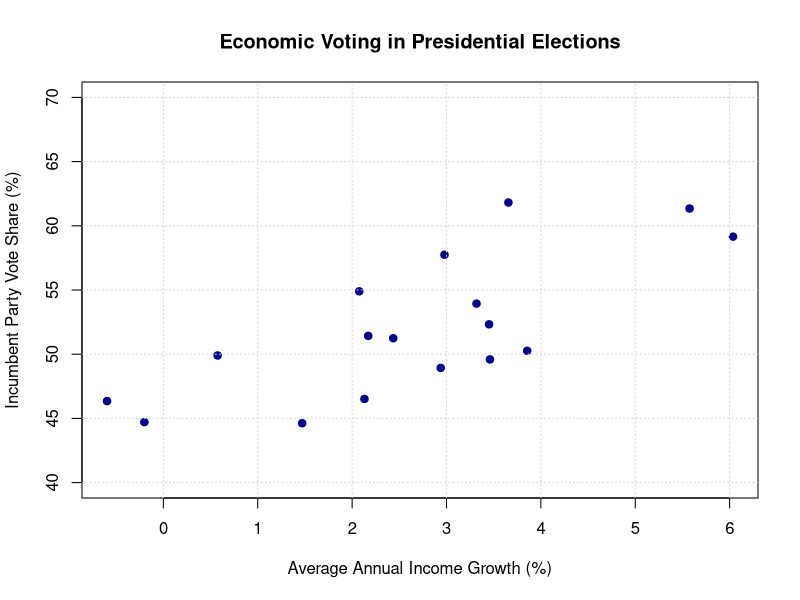
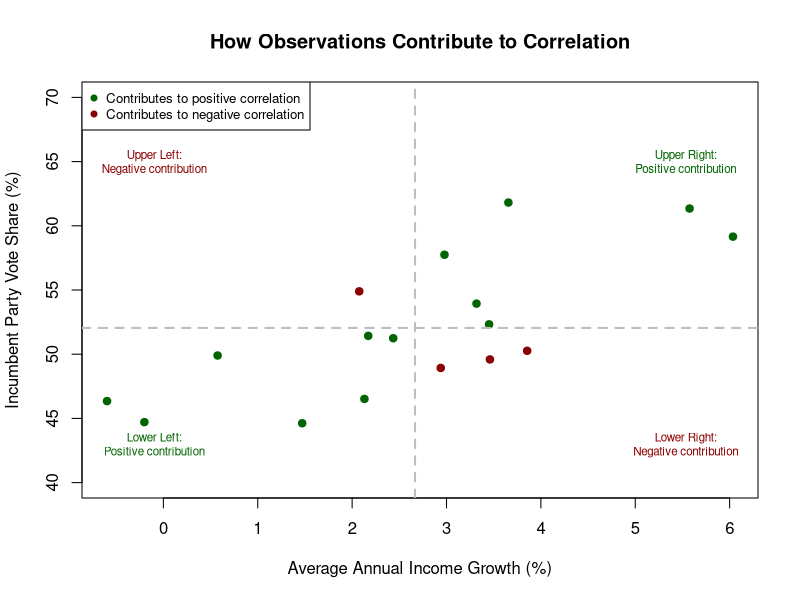
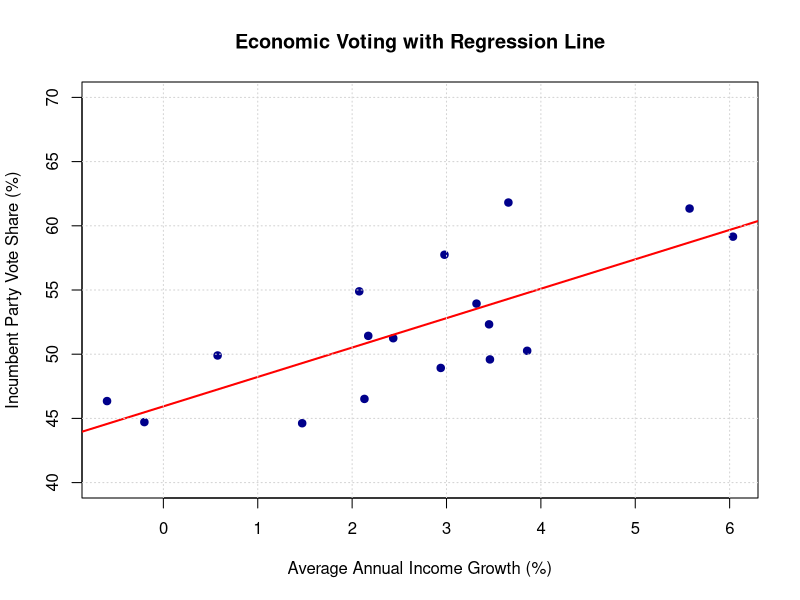
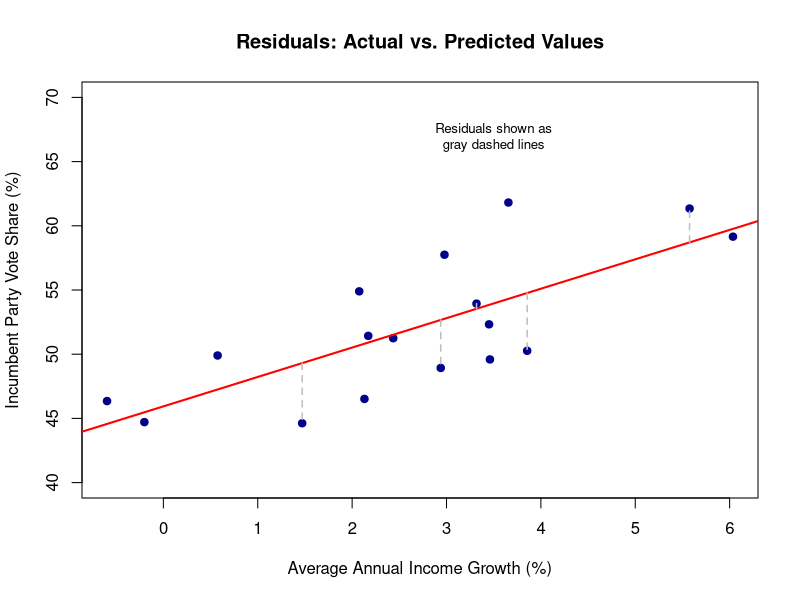
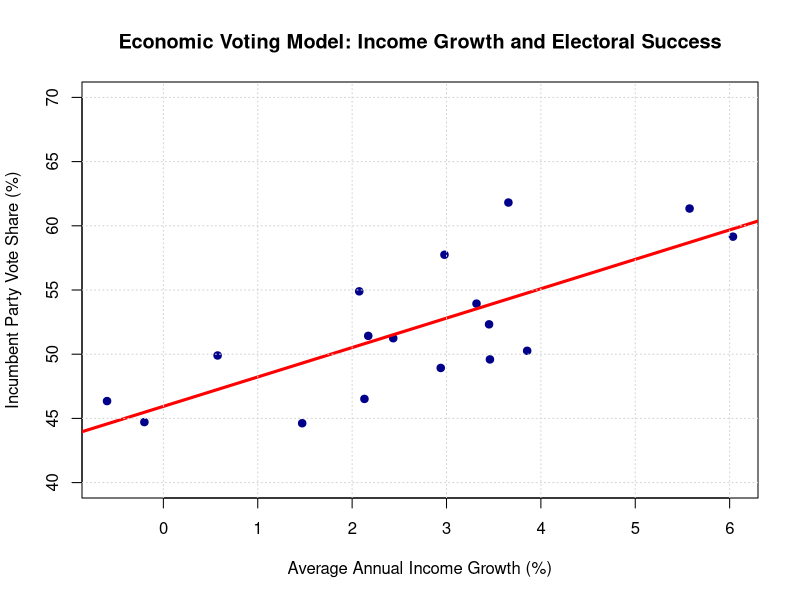
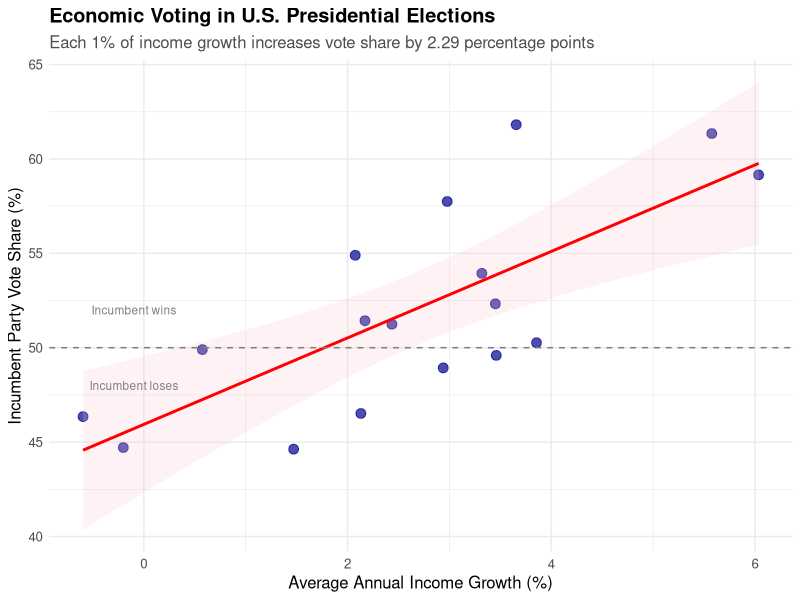
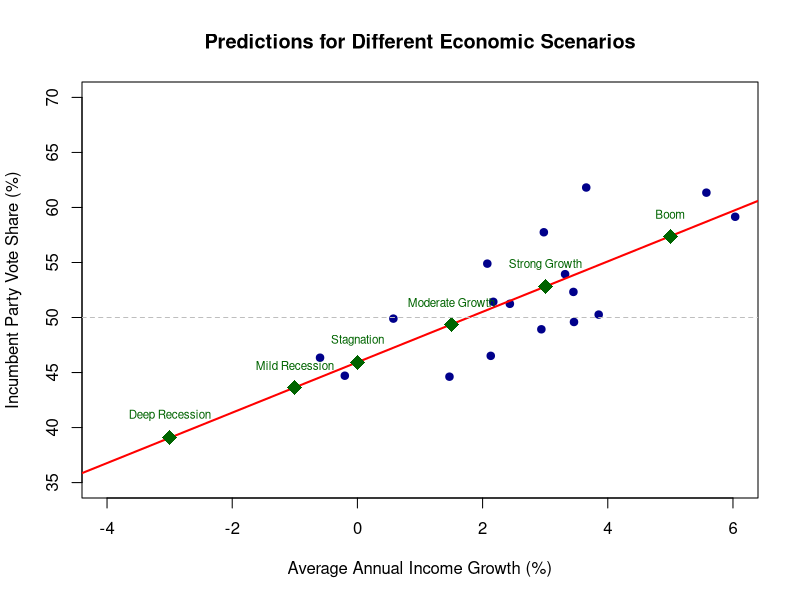

Here is the R script that generated these plots, in order:
## ---- chunk 1
knitr::opts_chunk$set(echo = TRUE)
## ---- chunk 2
library(dplyr)
library(ggplot2)

# Load the economic voting data
votes <- read.csv("votes.csv")

# Examine the structure
glimpse(votes)
## ---- chunk 3
# Create a basic scatterplot
plot(x = votes$rdi4, y = votes$vote, 
     main = "Economic Voting in Presidential Elections",
     xlab = "Average Annual Income Growth (%)",
     ylab = "Incumbent Party Vote Share (%)",
     ylim = c(40, 70),
     pch = 19, col = "darkblue")

# Add a grid for easier reading
grid()
## ---- chunk 4
# Calculate means
mean_rdi4 <- mean(votes$rdi4)
mean_vote <- mean(votes$vote)

# Calculate deviations from the mean
votes$demean_rdi4 <- votes$rdi4 - mean_rdi4
votes$demean_vote <- votes$vote - mean_vote

# Look at a few observations to understand the pattern
votes %>% 
  select(year, rdi4, vote, demean_rdi4, demean_vote) %>%
  glimpse()
## ---- chunk 5
# Calculate the product of deviations
votes$corr_contribution <- votes$demean_rdi4 * votes$demean_vote
## ---- chunk 6
# Calculate standard deviations
sd_rdi4 <- sd(votes$rdi4)
sd_vote <- sd(votes$vote)

# Manual calculation of correlation coefficient
n <- nrow(votes)
correlation_manual <- (1/(n-1)) * sum(votes$corr_contribution) / (sd_rdi4 * sd_vote)

print(paste("Manually calculated correlation:", round(correlation_manual, 3)))
## ---- chunk 7
# Verify with built-in function
correlation_builtin <- cor(votes$rdi4, votes$vote)
round(correlation_builtin, 3)
## ---- chunk 8
# Create the scatterplot with quadrants
plot(x = votes$rdi4, y = votes$vote, 
     main = "How Observations Contribute to Correlation",
     xlab = "Average Annual Income Growth (%)",
     ylab = "Incumbent Party Vote Share (%)",
     ylim = c(40, 70),
     pch = 19, 
     col = ifelse(votes$corr_contribution > 0, "darkgreen", "darkred"))

# Add mean lines to create quadrants
abline(v = mean_rdi4, lty = 2, col = "gray", lwd = 2)
abline(h = mean_vote, lty = 2, col = "gray", lwd = 2)

# Add legend
legend("topleft", 
       legend = c("Contributes to positive correlation", "Contributes to negative correlation"),
       col = c("darkgreen", "darkred"), 
       pch = 19, 
       cex = 0.8)

# Add text labels for quadrants
text(min(votes$rdi4) + 0.5, 65, "Upper Left:\nNegative contribution", cex = 0.7, col = "darkred")
text(max(votes$rdi4) - 0.5, 65, "Upper Right:\nPositive contribution", cex = 0.7, col = "darkgreen")
text(min(votes$rdi4) + 0.5, 43, "Lower Left:\nPositive contribution", cex = 0.7, col = "darkgreen")
text(max(votes$rdi4) - 0.5, 43, "Lower Right:\nNegative contribution", cex = 0.7, col = "darkred")
## ---- chunk 9
# Create scatterplot with regression line
plot(x = votes$rdi4, y = votes$vote, 
     main = "Economic Voting with Regression Line",
     xlab = "Average Annual Income Growth (%)",
     ylab = "Incumbent Party Vote Share (%)",
     ylim = c(40, 70),
     pch = 19, col = "darkblue")

# Add the regression line (we'll explain how to calculate this soon)
abline(lm(vote ~ rdi4, data = votes), col = "red", lwd = 2)

# Add grid
grid()
## ---- chunk 10
# Fit the model (we'll explain the details shortly)
model <- lm(vote ~ rdi4, data = votes)

# Get predictions and residuals
votes$predicted <- fitted(model)
votes$residual <- residuals(model)

# Create a plot showing residuals
plot(x = votes$rdi4, y = votes$vote, 
     main = "Residuals: Actual vs. Predicted Values",
     xlab = "Average Annual Income Growth (%)",
     ylab = "Incumbent Party Vote Share (%)",
     ylim = c(40, 70),
     pch = 19, col = "darkblue")

# Add the regression line
abline(model, col = "red", lwd = 2)

# Draw residual lines for a few points to illustrate
for(i in c(2, 5, 8, 11, 14)) {
  segments(votes$rdi4[i], votes$predicted[i], 
           votes$rdi4[i], votes$vote[i], 
           col = "gray", lty = 2, lwd = 1.5)
}

# Add text
text(3.5, 67, "Residuals shown as\ngray dashed lines", cex = 0.8)
## ---- chunk 11
# Fit the regression model
model <- lm(vote ~ rdi4, data = votes)

# View the results
summary(model)
## ---- chunk 12
# Create the final visualization using base R
plot(x = votes$rdi4, y = votes$vote, 
     main = "Economic Voting Model: Income Growth and Electoral Success",
     xlab = "Average Annual Income Growth (%)",
     ylab = "Incumbent Party Vote Share (%)",
     ylim = c(40, 70),
     pch = 19, col = "darkblue")

# Add the regression line
abline(model, col = "red", lwd = 3)

# Add grid
grid()
## ---- chunk 13
library(ggplot2)

ggplot(votes, aes(x = rdi4, y = vote)) +
  geom_point(size = 3, color = "darkblue", alpha = 0.7) +
  geom_smooth(method = "lm", se = TRUE, color = "red", fill = "pink", alpha = 0.2) +
  geom_hline(yintercept = 50, linetype = "dashed", color = "gray50") +
  labs(x = "Average Annual Income Growth (%)",
       y = "Incumbent Party Vote Share (%)",
       title = "Economic Voting in U.S. Presidential Elections",
       subtitle = paste("Each 1% of income growth increases vote share by 2.29 percentage points")) +
  theme_minimal() +
  theme(text = element_text(size = 12),
        plot.title = element_text(face = "bold"),
        plot.subtitle = element_text(color = "gray30")) +
  annotate("text", x = min(votes$rdi4) + 0.5, y = 48, 
           label = "Incumbent loses", color = "gray50", size = 3) +
  annotate("text", x = min(votes$rdi4) + 0.5, y = 52, 
           label = "Incumbent wins", color = "gray50", size = 3)
## ---- chunk 14
# Create scenarios for prediction
scenarios <- data.frame(
  scenario = c("Deep Recession", "Mild Recession", "Stagnation", 
               "Moderate Growth", "Strong Growth", "Boom"),
  rdi4 = c(-3, -1, 0, 1.5, 3, 5)
)

# Make predictions
scenarios$predicted_vote <- predict(model, newdata = scenarios)

# Display results
print("Electoral Predictions Under Different Economic Scenarios:")
print(scenarios)

# Visualize scenarios
plot(x = votes$rdi4, y = votes$vote, 
     main = "Predictions for Different Economic Scenarios",
     xlab = "Average Annual Income Growth (%)",
     ylab = "Incumbent Party Vote Share (%)",
     ylim = c(35, 70),
     xlim = c(-4, 6),
     pch = 19, col = "darkblue")

# Add regression line
abline(model, col = "red", lwd = 2)

# Add prediction points
points(scenarios$rdi4, scenarios$predicted_vote, 
       pch = 18, col = "darkgreen", cex = 2)

# Add 50% threshold
abline(h = 50, lty = 2, col = "gray")

# Label scenarios
text(scenarios$rdi4, scenarios$predicted_vote + 2, 
     scenarios$scenario, cex = 0.7, col = "darkgreen")
